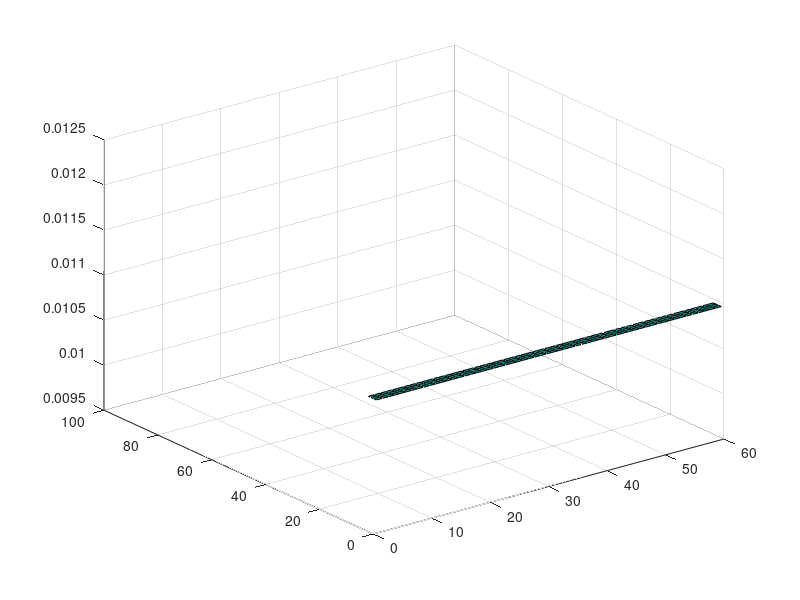

The MATLAB script that drew this image:
% Analytical series solution

% Initialization

clear all;
close all;
clc;
set(0,'DefaultFigureWindowStyle','docked');

% Solving V=V0 @ x=0 and V=0 @ x=L in region LxW
% Implement funtion 'pbaspect' to fix Z aspect ratio

L = 90;
W = 2/3 * L;
V0 = 1;

nx = L;
ny = W;

V = zeros(nx,ny);
n = 1;
f = 0;



for i=1:nx
    for j = 1:ny
        for k=1:10
            f = f + ((1/n)*(cosh(n*pi*i/nx)/cosh(n*pi*ny/nx))*sin(n*pi*j/nx));
            n = n+2;
        end
        V(i,j) = f * (4*V0/pi);
    end
end

surf(V)